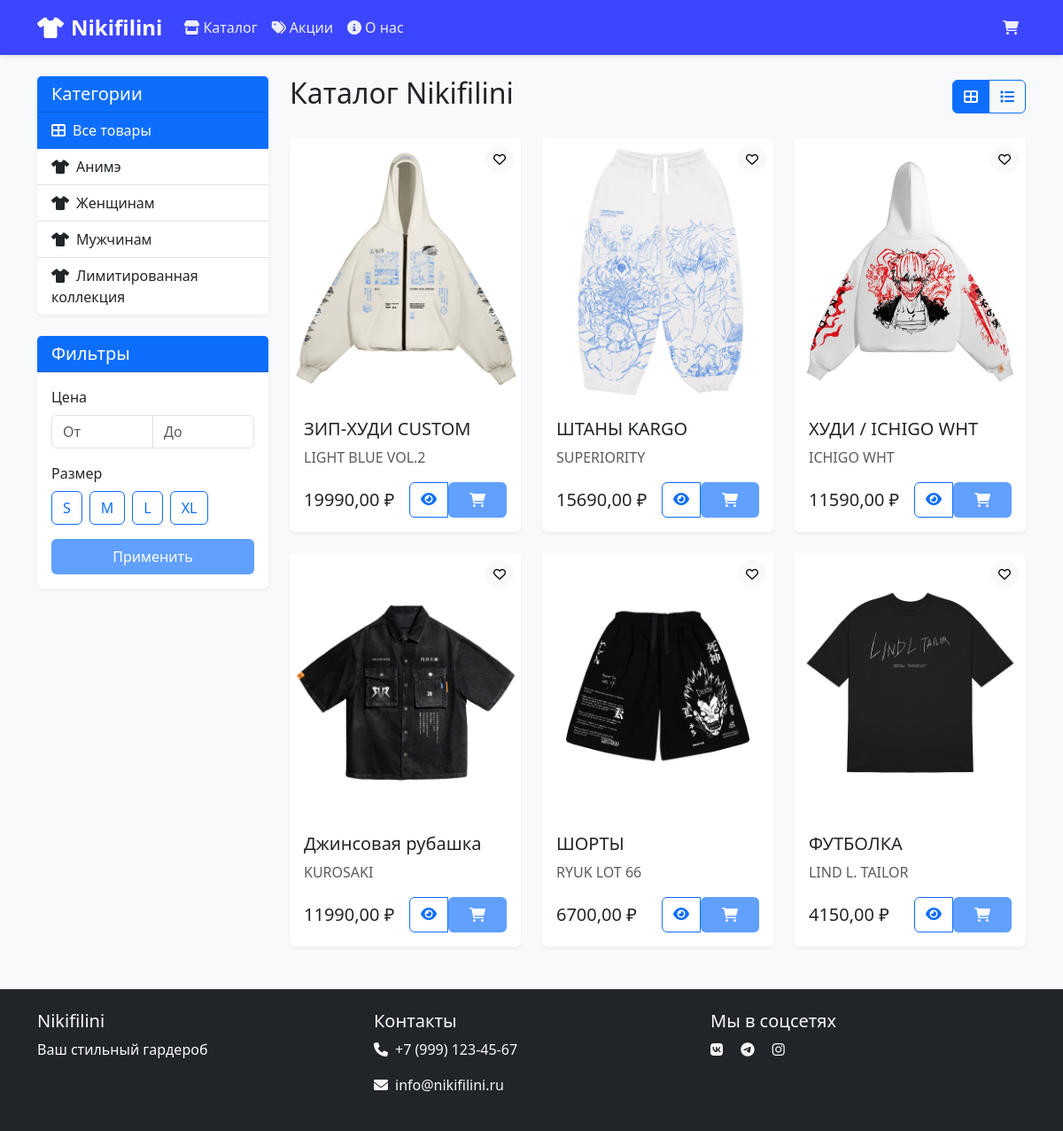
The page / on the database its author committed.
### shop/models.py (models this page shows, shortened)
class Category(models.Model):
    name = models.CharField(max_length=100)
    slug = models.SlugField(unique=True)
    class Meta:
        verbose_name_plural = 'Categories'
    def get_absolute_url(self):
        return reverse('shop:book_list_by_category', args=[self.slug])

class Book(models.Model):
    category = models.ForeignKey(Category, on_delete=models.CASCADE, related_name='books')
    title = models.CharField(max_length=200)
    author = models.CharField(max_length=200)
    slug = models.SlugField(unique=True)
    description = models.TextField()
    price = models.DecimalField(max_digits=10, decimal_places=2)
    image = models.ImageField(upload_to='books/main/', blank=True)
    image_2 = models.ImageField(upload_to='books/secondary/', blank=True)
    image_3 = models.ImageField(upload_to='books/secondary/', blank=True)
    image_4 = models.ImageField(upload_to='books/secondary/', blank=True)
    stock = models.PositiveIntegerField(default=0)
    available = models.BooleanField(default=True)
    created = models.DateTimeField(auto_now_add=True)
    updated = models.DateTimeField(auto_now=True)
    class Meta:
        ordering = ('-created',)
        verbose_name = 'Товар'
        verbose_name_plural = 'Товары'
    def get_absolute_url(self):
        return reverse('shop:book_detail', args=[self.id, self.slug])

### shop/views.py (the view)
# urls.py: path('', views.book_list, name='book_list'),
def book_list(request, category_slug=None):
    category = None
    categories = Category.objects.all()
    books = Book.objects.filter(available=True)
    filter_params = {}
    if category_slug:
        category = get_object_or_404(Category, slug=category_slug)
        books = books.filter(category=category)
    price_min = request.GET.get("price_min")
    price_max = request.GET.get("price_max")
    if price_min is not None and price_min != "":
        books = books.filter(price__gte=price_min)
        filter_params["price_min"] = price_min
    if price_max is not None and price_max != "":
        books = books.filter(price__lte=price_max)
        filter_params["price_max"] = price_max
    size_list = request.GET.getlist("size")
    if size_list:
        filter_params["size"] = size_list
    return render(request, 'shop/book/list.html', {'category': category, 'categories': categories, 'books': books, 'filter_params': filter_params})

### shop/context_processors.py (called while the page is built)
def cart(request):
    return {'cart': Cart(request)}

### shop/templates/shop/book/list.html (shortened to what this page needs)
{% extends "shop/base.html" %}
{% block content %}
    <div class="row">
        <div class="col-md-3">
            <div class="card mb-4">
                <div class="card-header bg-primary text-white">
                    <h5 class="mb-0">Категории</h5>
                </div>
                <div class="list-group list-group-flush">
                    <a href="{% url 'shop:book_list' %}"
                       class="list-group-item list-group-item-action {% if not category %}active{% endif %}">
                        <i class="fas fa-th-large me-2"></i>Все товары
                    </a>
                    {% for c in categories %}
                        <a href="{{ c.get_absolute_url }}"
                           class="list-group-item list-group-item-action {% if category.slug == c.slug %}active{% endif %}">
                            <i class="fas fa-tshirt me-2"></i>{{ c.name }}
                        </a>
                    {% endfor %}
                </div>
            </div>
            <div class="card">
                <div class="card-header bg-primary text-white">
                    <h5 class="mb-0">Фильтры</h5>
                </div>
                <div class="card-body">
                    <form>
                        <div class="mb-3">
                            <label class="form-label">Цена</label>
                            <div class="input-group">
                                <input type="number" class="form-control" placeholder="От" name="price_min">
                                <input type="number" class="form-control" placeholder="До" name="price_max">
                            </div>
                        </div>
                        <div class="mb-3">
                            <label class="form-label">Размер</label>
                            <div class="d-flex flex-wrap gap-2">
                                <label class="btn btn-outline-primary" for="size-s">S</label>
                                <label class="btn btn-outline-primary" for="size-m">M</label>
                                <label class="btn btn-outline-primary" for="size-l">L</label>
                                <label class="btn btn-outline-primary" for="size-xl">XL</label>
                            </div>
                        </div>
                        <button type="submit" class="btn btn-primary w-100">Применить</button>
                    </form>
                </div>
            </div>
        </div>
        <div class="col-md-9">
            <div class="d-flex justify-content-between align-items-center mb-4">
                <h1 class="h2">{% if category %}{{ category.name }}{% else %}Каталог Nikifilini{% endif %}</h1>
                <div class="btn-group">
                    <button type="button" class="btn btn-outline-primary active">
                        <i class="fas fa-th-large"></i>
                    </button>
                    <button type="button" class="btn btn-outline-primary">
                        <i class="fas fa-list"></i>
                    </button>
                </div>
            </div>
            <div class="row row-cols-1 row-cols-md-3 g-4">
                {% for book in books %}
                    <div class="col">
                        <div class="card h-100">
                            {% if book.image %}
                                <div class="position-relative">
                                    <img src="{{ book.image.url }}" class="card-img-top" alt="{{ book.title }}" style="height: 300px; object-fit: cover;">
                                    <div class="position-absolute top-0 end-0 p-2">
                                        <button class="btn btn-light btn-sm rounded-circle">
                                            <i class="far fa-heart"></i>
                                        </button>
                                    </div>
                                </div>
                            {% else %}
                                <div class="position-relative bg-light" style="height: 300px;">
                                    <div class="d-flex align-items-center justify-content-center h-100">
                                        <i class="fas fa-tshirt fa-3x text-muted"></i>
                                    </div>
                                </div>
                            {% endif %}
                            <div class="card-body">
                                <h5 class="card-title">{{ book.title }}</h5>
                                <p class="card-text text-muted">{{ book.author }}</p>
                                <div class="d-flex justify-content-between align-items-center">
                                    <span class="h5 mb-0">{{ book.price }} ₽</span>
                                    <div class="btn-group">
                                        <a href="{{ book.get_absolute_url }}" class="btn btn-outline-primary">
                                            <i class="fas fa-eye"></i>
                                        </a>
                                        <form action="{% url 'shop:cart_add' book.id %}" method="post" class="d-inline">
                                            <button type="submit" class="btn btn-primary">
                                                <i class="fas fa-shopping-cart"></i>
                                            </button>
                                        </form>
                                    </div>
                                </div>
                            </div>
                        </div>
                    </div>
                {% empty %}
                    <div class="col-12">
                        <div class="alert alert-info">
                            В данной категории пока нет товаров
                        </div>
                    </div>
                {% endfor %}
            </div>
        </div>
    </div>
{% endblock %}

### shop/templates/shop/base.html (shortened to what this page needs)
<!DOCTYPE html>
<html lang="ru">
<head>
    <link href="https://cdn.jsdelivr.net/npm/bootstrap@5.3.0/dist/css/bootstrap.min.css" rel="stylesheet">
    <link rel="stylesheet" href="https://cdnjs.cloudflare.com/ajax/libs/font-awesome/6.0.0/css/all.min.css">
</head>
<body>
    <nav class="navbar navbar-expand-lg navbar-dark">
        <div class="container">
            <a class="navbar-brand" href="{% url 'shop:book_list' %}">
                <i class="fas fa-tshirt me-2"></i>Nikifilini
            </a>
            <div class="collapse navbar-collapse" id="navbarNav">
                <ul class="navbar-nav me-auto">
                    <li class="nav-item">
                        <a class="nav-link" href="{% url 'shop:book_list' %}">
                            <i class="fas fa-store me-1"></i>Каталог
                        </a>
                    </li>
                    <li class="nav-item">
                        <a class="nav-link" href="#">
                            <i class="fas fa-tags me-1"></i>Акции
                        </a>
                    </li>
                    <li class="nav-item">
                        <a class="nav-link" href="#">
                            <i class="fas fa-info-circle me-1"></i>О нас
                        </a>
                    </li>
                </ul>
                <ul class="navbar-nav">
                    <li class="nav-item">
                        <a class="nav-link cart-icon" href="{% url 'shop:cart_detail' %}">
                            <i class="fas fa-shopping-cart"></i>
                        </a>
                    </li>
                </ul>
            </div>
        </div>
    </nav>
    <div class="container mt-4">
        {% block content %}
        {% endblock %}
    </div>
    <footer class="bg-dark text-light mt-5 py-4">
        <div class="container">
            <div class="row">
                <div class="col-md-4">
                    <h5>Nikifilini</h5>
                    <p>Ваш стильный гардероб</p>
                </div>
                <div class="col-md-4">
                    <h5>Контакты</h5>
                    <p><i class="fas fa-phone me-2"></i>+7 (999) 123-45-67</p>
                    <p><i class="fas fa-envelope me-2"></i>info@nikifilini.ru</p>
                </div>
                <div class="col-md-4">
                    <h5>Мы в соцсетях</h5>
                    <div class="social-links">
                        <a href="#" class="text-light me-3"><i class="fab fa-vk"></i></a>
                        <a href="#" class="text-light me-3"><i class="fab fa-telegram"></i></a>
                        <a href="#" class="text-light"><i class="fab fa-instagram"></i></a>
                    </div>
                </div>
            </div>
        </div>
    </footer>
</body>
</html>

### shop/templates/shop/base.html (style rules this page uses)
:root { --primary-color: #3d46ff; --secondary-color: #d1b5ff; --accent-color: #61a0ff; }
body { font-family: 'Segoe UI', Tahoma, Geneva, Verdana, sans-serif; background-color: #f8f9fa; }
.navbar { background-color: var(--primary-color) !important; box-shadow: 0 2px 4px rgba(0,0,0,0.1); }
.navbar-brand { font-size: 1.5rem; font-weight: 600; color: white !important; }
.nav-link { color: rgba(255,255,255,0.9) !important; transition: color 0.3s ease; }
.card { border: none; transition: transform 0.3s ease, box-shadow 0.3s ease; box-shadow: 0 2px 4px rgba(0,0,0,0.05); }
.btn-primary { background-color: var(--accent-color); border: none; padding: 0.5rem 1.5rem; transition: background-color 0.3s ease; }
.cart-icon { position: relative; }

### rows shown on the page
Category: name "Анимэ"
Category: name "Женщинам"
Category: name "Мужчинам"
Category: name "Лимитированная коллекция"
Book: image (picture), title "ЗИП-ХУДИ CUSTOM", author "LIGHT BLUE VOL.2", price "19990,00"
Book: image (picture), title "ШТАНЫ KARGO", author "SUPERIORITY", price "15690,00"
Book: image (picture), title "ХУДИ / ICHIGO WHT", author "ICHIGO WHT", price "11590,00"
Book: image (picture), title "Джинсовая рубашка", author "KUROSAKI", price "11990,00"
Book: image (picture), title "ШОРТЫ", author "RYUK LOT 66", price "6700,00"
Book: image (picture), title "ФУТБОЛКА", author "LIND L. TAILOR", price "4150,00"
